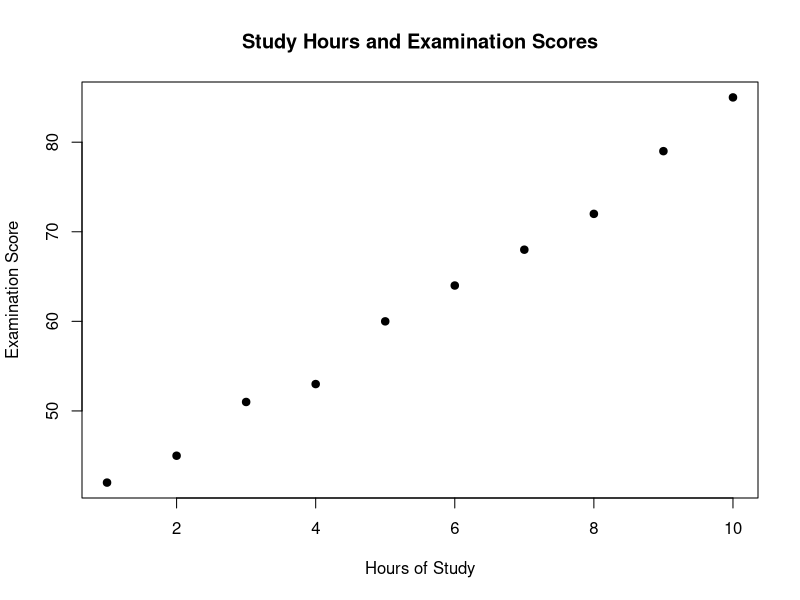
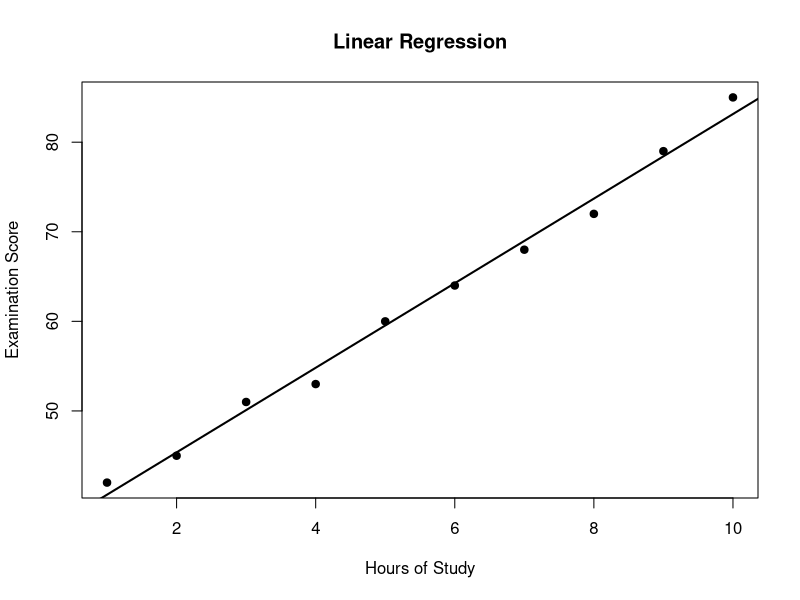
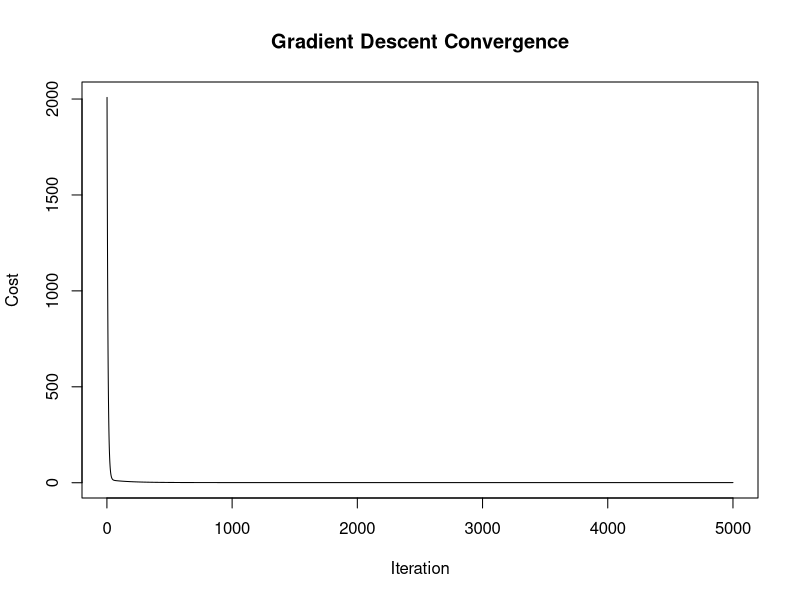

Write the R code that produced these figures, in order.

#
# Linear Regression in Bare R
#
# Implementation using gradient descent.
# No external packages required.
#

# --------------------------------------------------
# 1. Data
# --------------------------------------------------

data <- data.frame(
  hours = c(1, 2, 3, 4, 5, 6, 7, 8, 9, 10),
  score = c(42, 45, 51, 53, 60, 64, 68, 72, 79, 85)
)

# --------------------------------------------------
# 2. Exploratory data analysis
# --------------------------------------------------

print(data)
summary(data)

plot(
  data$hours,
  data$score,
  main = "Study Hours and Examination Scores",
  xlab = "Hours of Study",
  ylab = "Examination Score",
  pch = 19
)

# --------------------------------------------------
# 3. Implement gradient descent
# --------------------------------------------------

gradient_descent <- function(x, y,
                             learning_rate = 0.05,
                             iterations = 5000) {

  # Scale x to improve numerical stability.
  x <- x / 10

  n <- length(x)

  # Model parameters.
  intercept <- 0
  slope <- 0

  # Store the cost at each iteration.
  history <- numeric(iterations)

  for (i in 1:iterations) {

    predictions <- intercept + slope * x

    errors <- predictions - y

    # Mean squared error.
    cost <- sum(errors^2) / (2 * n)

    history[i] <- cost

    # Calculate gradients.
    d_intercept <- sum(errors) / n
    d_slope <- sum(errors * x) / n

    # Update parameters.
    intercept <- intercept -
      learning_rate * d_intercept

    slope <- slope -
      learning_rate * d_slope
  }

  list(
    intercept = intercept,
    slope = slope,
    history = history
  )
}

# --------------------------------------------------
# 4. Train the model
# --------------------------------------------------

model <- gradient_descent(
  data$hours,
  data$score
)

print(model$intercept)
print(model$slope)

# --------------------------------------------------
# 5. Prediction function
# --------------------------------------------------

predict <- function(model, x) {

  model$intercept +
    model$slope * (x / 10)

}

# Make predictions.
predictions <- predict(model, data$hours)

print(predictions)

# --------------------------------------------------
# 6. Evaluate the model
# --------------------------------------------------

errors <- data$score - predictions

mse <- mean(errors^2)
rmse <- sqrt(mse)

cat("Mean Squared Error:", mse, "\n")
cat("Root Mean Squared Error:", rmse, "\n")

# --------------------------------------------------
# 7. Visualize the fitted model
# --------------------------------------------------

plot(
  data$hours,
  data$score,
  main = "Linear Regression",
  xlab = "Hours of Study",
  ylab = "Examination Score",
  pch = 19
)

abline(
  a = model$intercept,
  b = model$slope / 10,
  lwd = 2
)

# --------------------------------------------------
# 8. Visualize the learning process
# --------------------------------------------------

plot(
  model$history,
  type = "l",
  main = "Gradient Descent Convergence",
  xlab = "Iteration",
  ylab = "Cost"
)

# --------------------------------------------------
# 9. Predict a new observation
# --------------------------------------------------

new_hours <- 7.5

predicted_score <- predict(model, new_hours)

cat(
  "Predicted score for",
  new_hours,
  "hours of study:",
  predicted_score,
  "\n"
)
